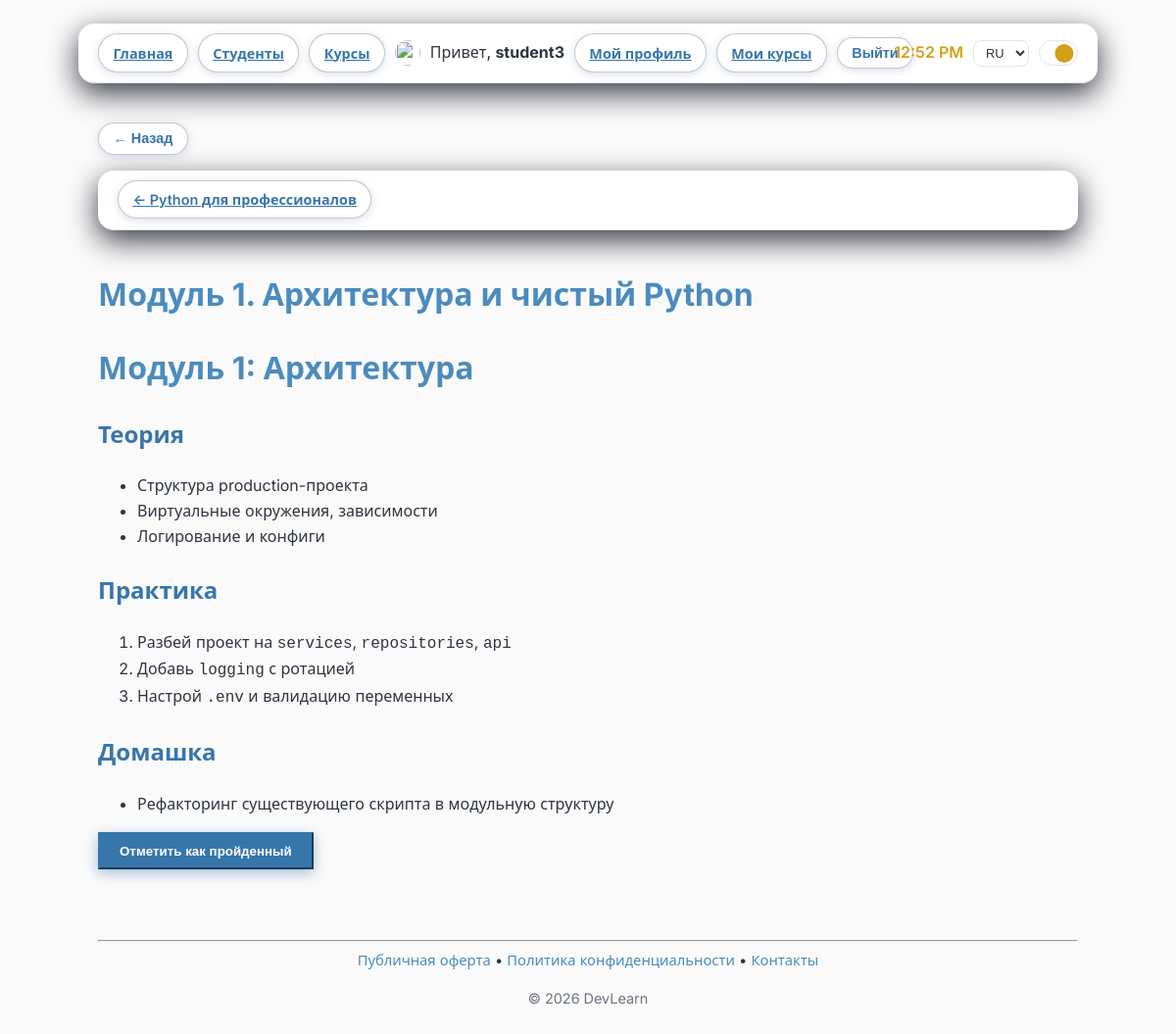
/ru/courses/lesson/42/ (signed in), run on the app's committed database.
### courses/models.py (models this page shows, shortened)
class Lesson(models.Model):
    course = models.ForeignKey(
        Course,
        on_delete=models.CASCADE,
        related_name="lessons",
        verbose_name="Курс",
    )
    title = models.CharField("Название", max_length=100)
    content = MarkdownxField("Содержание", blank=True)
    image = models.ImageField(
        "Картинка урока",
        upload_to="courses/lessons/",
        blank=True,
        null=True,
    )
    video_url = models.URLField("Ссылка на видео", blank=True)
    order = models.PositiveIntegerField("Порядок", default=0)
    class Meta:
        ordering = ["order"]

class Course(models.Model):
    LEVEL_JUNIOR = "junior"
    LEVEL_PRO = "pro"
    LEVEL_CHOICES = [
        (LEVEL_JUNIOR, "Python для начинающих"),
        (LEVEL_PRO, "Python для профессионалов"),
    ]
    title = models.CharField("Название", max_length=100)
    description = models.TextField("Описание", blank=True)
    level = models.CharField(
        "Уровень",
        max_length=20,
        choices=LEVEL_CHOICES,
        default=LEVEL_JUNIOR,
    )
    category = models.ForeignKey(
        "Category",
        on_delete=models.SET_NULL,
        null=True,
        blank=True,
        related_name="courses",
        verbose_name="Категория",
    )
    author = models.ForeignKey(
        settings.AUTH_USER_MODEL,
        on_delete=models.CASCADE,
        related_name="authored_courses",
        verbose_name="Автор",
    )
    cover_image = models.ImageField(
        "Обложка курса",
        upload_to="courses/covers/",
        blank=True,
        null=True,
    )
    price = models.DecimalField(
        "Цена",
        max_digits=10,
        decimal_places=2,
        default=0,
    )
    is_active = models.BooleanField("Опубликован", default=True)
    created_at = models.DateTimeField(auto_now_add=True)
    class Meta:
        ordering = ["-created_at"]

### courses/views.py (the view, shortened to what this page needs)
# urls.py: path("lesson/<int:pk>/", views.LessonDetailView.as_view(), name="lesson_detail"),
class LessonDetailView(LoginRequiredMixin, UserPassesTestMixin, DetailView):
    model = Lesson
    template_name = "courses/lesson_detail.html"
    context_object_name = "lesson"
    def get_queryset(self):
        return Lesson.objects.select_related("course")
    def test_func(self):
        lesson = self.get_object()
        return _user_has_lesson_access(self.request.user, lesson)
    def get_context_data(self, **kwargs):
        context = super().get_context_data(**kwargs)
        lesson = self.object
        progress = LessonProgress.objects.filter(
            user=self.request.user, lesson=lesson
        ).first()
        context["is_completed"] = progress is not None
        context["gemini_available"] = bool(
            getattr(settings, "GROQ_API_KEY", "") or os.environ.get("GROQ_API_KEY", "")
        )
        context["ai_messages"] = LessonAiMessage.objects.filter(
            user=self.request.user,
            lesson=lesson,
        )[:10]
        return context

### courses/templatetags/course_extras.py (called while the page is built)
@register.filter
def markdown_to_html(text):
    if not text:
        return ""
    md = markdown.Markdown(extensions=["extra", "fenced_code"])
    return mark_safe(md.convert(text))

### courses/views.py (called while the page is built)
def _user_has_lesson_access(user, lesson: Lesson) -> bool:
    if not user.is_authenticated:
        return False
    profile = getattr(user, "profile", None)
    has_access = bool(profile and getattr(profile, "has_access", False))
    is_teacher = bool(profile and getattr(profile, "role", "") == "teacher")
    if is_teacher or has_access:
        return True
    lessons = list(lesson.course.lessons.all().order_by("order", "id"))
    try:
        index = lessons.index(lesson) + 1
    except ValueError:
        index = FREE_LESSONS_PER_COURSE + 1
    is_free = index <= FREE_LESSONS_PER_COURSE
    return is_free

### users/context_processors.py (called while the page is built)
def user_role(request):
    is_teacher = False
    profile_avatar_url = None
    if request.user.is_authenticated:
        try:
            profile = request.user.profile
            is_teacher = profile.role == "teacher"
            if profile.avatar:
                profile_avatar_url = profile.avatar.url
        except Exception:
            pass
    can_upload_avatar = settings.DEBUG
    return {"is_teacher": is_teacher, "profile_avatar_url": profile_avatar_url, "can_upload_avatar": can_upload_avatar}

### courses/templates/courses/lesson_detail.html (shortened to what this page needs)
{% extends "base.html" %}
{% load course_extras %}
{% load i18n %}
{% block content %}
<nav>
    <a href="{% url 'courses:course_detail' lesson.course.pk %}">← {{ lesson.course.title }}</a>
</nav>
<h1>{{ lesson.title }}</h1>
{% if lesson.content %}
<div class="lesson-content">
    {{ lesson.content|markdown_to_html }}
</div>
{% endif %}
{% if not is_completed %}
<form method="post" action="{% url 'courses:complete_lesson' lesson.pk %}">
    <button type="submit" class="btn-primary">{% trans "Отметить как пройденный" %}</button>
</form>
{% else %}
<p>✓ {% trans "Урок пройден" %}</p>
{% endif %}
{% endblock %}

### templates/base.html (shortened to what this page needs)
{% load static %}
{% load i18n %}
<!DOCTYPE html>
<html lang="{{ LANGUAGE_CODE }}">
<head>
    <link rel="stylesheet" href="{% static 'css/style.css' %}">
</head>
<body>
    <nav>
        <div class="nav-left">
            <a href="{% url 'index' %}" class="btn-nav">{% trans "Главная" %}</a>
            {% if user.is_authenticated %}
                <a href="{% url 'courses:student_list' %}" class="btn-nav">{% trans "Студенты" %}</a>
            {% endif %}
            <a href="{% url 'courses:course_list' %}" class="btn-nav">{% trans "Курсы" %}</a>
            {% if user.is_authenticated %}
                {% if profile_avatar_url %}
                    <img src="{{ profile_avatar_url }}" alt="" class="nav-avatar">
                {% endif %}
                <span class="nav-hello">
                    {% trans "Привет," %} <strong>{{ user.username }}</strong>
                </span>
                <a href="{% url 'users:profile_edit' %}" class="btn-nav">{% trans "Мой профиль" %}</a>
                <a href="{% url 'courses:my_courses' %}" class="btn-nav">{% trans "Мои курсы" %}</a>
                <form method="post" action="{% url 'users:logout' %}" class="form-inline">
                    <button type="submit" class="btn-nav btn-logout">{% trans "Выйти" %}</button>
                </form>
            {% else %}
                <a href="{% url 'users:login' %}" class="btn-nav">{% trans "Войти" %}</a>
                <a href="{% url 'users:register' %}" class="btn-nav">{% trans "Регистрация" %}</a>
            {% endif %}
        </div>
        <div class="nav-right">
            <span id="current-time" class="nav-time"></span>
            <form method="post" action="{% url 'set_language' %}" class="lang-switcher">
                {% get_current_language as current_lang %}
                <select name="language" onchange="submitLanguageForm(this.form)">
                    <option value="ru" {% if current_lang|slice:':2' == 'ru' %}selected{% endif %}>RU</option>
                </select>
            </form>
            <button
                type="button"
                class="theme-toggle"
                id="theme-toggle"
                aria-label="{% trans 'Переключить тему' %}"
            >
                <span class="theme-toggle__thumb">
                </span>
            </button>
        </div>
    </nav>
    <main>
        {% if request.resolver_match.url_name != 'index' %}
        <p class="back-row">
            <button type="button" class="btn-nav btn-back" onclick="history.back()" aria-label="{% trans 'Назад' %}">← {% trans "Назад" %}</button>
        </p>
        {% endif %}
        {% block content %}{% endblock %}
    </main>
    <footer>
        <hr>
        <p class="footer-links">
            <a href="{% url 'public_offer' %}">{% trans "Публичная оферта" %}</a>
            <span>•</span>
            <a href="{% url 'privacy_policy' %}">{% trans "Политика конфиденциальности" %}</a>
            <span>•</span>
            <a href="{% url 'contacts' %}">{% trans "Контакты" %}</a>
        </p>
        <p class="footer-copy">&copy; 2026 DevLearn</p>
    </footer>
</body>
</html>

### static/css/style.css (style rules this page uses)
:root { --color-bg: #0b1020; --color-bg-alt: #151b2f; --color-text: #f5f5f5; --color-primary: #3776AB; --color-primary-light: #4B8BBE; --color-accent: #FFE873; --color-border: #252b3f; --color-surface: #151b2f; --color-muted: #c4b5c9; --color-shadow: 0 4px 20px rgba(0, 0, 0, 0.25); --color-shadow-strong: 0 8px 30px rgba(0, 0, 0, 0.45); --card-bg: var(--color-surface); --border: var(--color-border); --text-muted: var(--color-muted); --nav-shadow: var(--color-shadow); --card-shadow: var(--color-shadow); --card-shadow-hover: var(--color-shadow-strong); --hr-color: var(--color-border); }
[data-theme="light"] { --color-bg: #fafafa; --color-bg-alt: #ffffff; --color-text: #2e3440; --color-primary: #3776AB; --color-primary-light: #4B8BBE; --color-accent: #FFE873; --color-border: #e4e4e4; --color-surface: #ffffff; --color-muted: #6b7280; --color-shadow: 0 4px 14px rgba(0, 0, 0, 0.06); --color-shadow-strong: 0 10px 30px rgba(0, 0, 0, 0.10); --card-bg: var(--color-surface); --border: var(--color-border); --text-muted: var(--color-muted); --nav-shadow: var(--color-shadow); --card-shadow: var(--color-shadow); --card-shadow-hover: var(--color-shadow-strong); --hr-color: var(--color-border); }
body { background-color: var(--color-bg); color: var(--color-text); line-height: 1.6; font-family: "Inter", system-ui, -apple-system, "Segoe UI", Roboto, sans-serif; margin: 0; padding: 1.5rem 1.5rem 2rem; font-size: 16px; }
nav { background: var(--color-bg-alt); border-bottom: 1px solid var(--color-border); padding: 0.65rem 1.25rem; border-radius: 16px; box-shadow: 0 10px 30px rgba(3, 6, 23, 0.8); max-width: 1000px; margin: 0 auto 2.5rem; display: flex; justify-content: space-between; align-items: center; gap: 12px; flex-wrap: nowrap; }
main, footer { max-width: 1000px; margin: 0 auto; }
.nav-left, .nav-right { display: flex; align-items: center; gap: 10px; min-width: 0; }
.nav-left { flex: 1 1 auto; }
.nav-right { flex-shrink: 0; }
nav a, .btn-nav { color: var(--color-text); border: 1px solid rgba(148, 163, 184, 0.28); background: linear-gradient(135deg, rgba(15, 23, 42, 0.9), rgba(30, 64, 175, 0.45)); display: inline-flex; align-items: center; justify-content: center; padding: 0.45rem 0.9rem; border-radius: 999px; font-size: 0.9rem; font-weight: 600; white-space: nowrap; min-width: auto; }
[data-theme="light"] nav a, [data-theme="light"] .btn-nav { background: var(--color-bg-alt); color: var(--color-primary); border-color: rgba(148, 163, 184, 0.6); box-shadow: 0 2px 10px rgba(148, 163, 184, 0.35); }
.nav-avatar { width: 26px; height: 26px; border-radius: 50%; object-fit: cover; }
.nav-hello { white-space: nowrap; font-weight: 500; }
.nav-time { font-weight: 600; color: #d4a017; }
nav form { display: inline-flex; align-items: center; margin: 0; flex-shrink: 0; }
.lang-switcher select { background: var(--color-surface); color: var(--color-text); border: 1px solid var(--color-border); border-radius: 8px; padding: 0.25rem 0.5rem; font-size: 0.8rem; }
a { color: var(--color-primary); text-decoration: underline; }
.btn-primary { background-color: var(--color-primary); border-color: var(--color-primary); color: white !important; padding: 0.6rem 1.25rem; font-weight: 600; box-shadow: 0 4px 14px rgba(55, 118, 171, 0.45); transition: transform 0.2s, box-shadow 0.2s; }
h1 { color: var(--color-primary-light); font-weight: 700; margin-bottom: 1.5rem; }
h2 { color: var(--color-primary); font-weight: 600; margin-top: 1.5rem; }
footer { margin-top: 3rem; padding-top: 1rem; }
.footer-copy { text-align: center; color: var(--text-muted); font-size: 0.9rem; }
.footer-links { text-align: center; margin: 0 0 0.5rem; font-size: 0.92rem; }
.footer-links a { text-decoration: none; color: var(--color-primary-light); }
.theme-toggle { position: relative; width: 2.5rem; height: 1.6rem; padding: 1px; border-radius: 999px; border: 1px solid var(--border); background: var(--card-bg); display: inline-flex; align-items: center; cursor: pointer; transition: 0.2s; }
.theme-toggle__thumb { width: 1.2rem; height: 1.2rem; border-radius: 999px; background: var(--color-primary); transition: 0.25s; }
.theme-toggle[data-theme-state="light"] .theme-toggle__thumb { transform: translateX(0.9rem); background: #d4a017; }

### courses/templates/courses/lesson_detail.html (style rules this page uses)
.lesson-content code { font-family: monospace; }

### data on the page
Lesson: course "Python для профессионалов", title "Модуль 1. Архитектура и чистый Python", content "Модуль 1: Архитектура Теория Структура production-проекта Виртуальные окружения, зависимости Логирование и конфиги Практика Разбей проект на services , repositories , api Добавь logging с ротацией Настрой .env и валидацию переменных Домашка Рефакторинг существующего скрипта в модульную структуру"

### other printed values
{{ user.username }} "student3"
